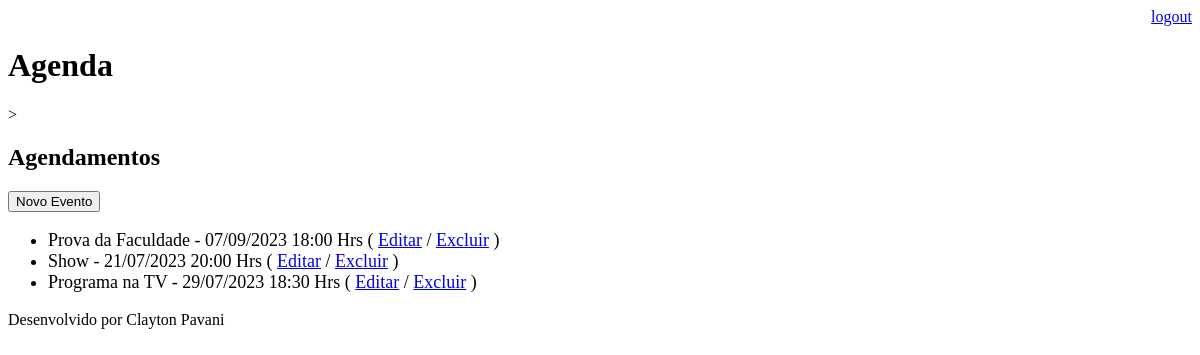
The page /agenda/ (signed in) on the database as committed earlier.
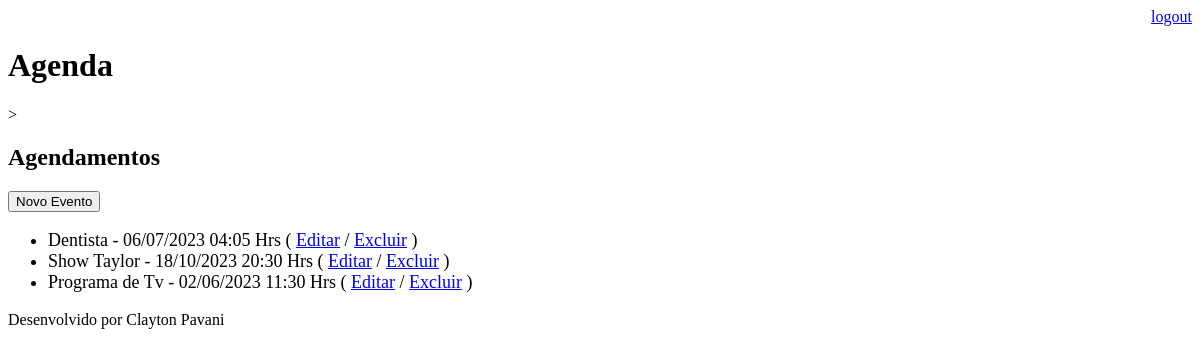
The same page on the database as committed later.
### core/models.py (models this page shows, shortened)
class evento(models.Model):
    titulo = models.CharField(max_length=100)
    descricao = models.TextField(blank=True, null=True)
    data_evento = models.DateTimeField(verbose_name='Data do Evento')
    data_criacao = models.DateTimeField(auto_now=True)
    usuario = models.ForeignKey(User, on_delete=models.CASCADE)
    class Meta:
        db_table = 'evento'
    def get_data_evento(self):
        return self.data_evento.strftime('%d/%m/%Y %H:%M Hrs')

### core/views.py (the view)
# urls.py: path('agenda/', views.lista_eventos),
@login_required(login_url='/login/')
def lista_eventos(request):
    usuario = request.user
    Evento = evento.objects.filter(usuario=usuario)
    dados = {'Eventos': Evento}
    return render(request, 'agenda.html', dados)

### templates/agenda.html
{% extends "model-page.html"  %}
{% block content %}
    <h2>Agendamentos</h2>
    <a href="eventu/">
        <button type="button">Novo Evento</button>
    </a>
    <ul style="font-size: 18px">
        {% for Evento in Eventos %}
            <li>
                {{ Evento.titulo }} - {{ Evento.get_data_evento}}
                ( <a href="/agenda/eventu/?id={{ Evento.id }} ">Editar</a>
                / <a href="/agenda/eventu/delete/{{ Evento.id }}/ ">Excluir</a> )
            </li>
        {% endfor %}
    </ul>
{% endblock %}

### templates/model-page.html
<!DOCTYPE html>
<html lang="en">
<head>
    {% include "model-header.html" %}
</head>
<body>
    {% block content  %} {% endblock %}
    {% include "model-footer.html" %}
</body>
</html>

### templates/model-header.html (shortened to what this page needs)
    <div align="right">
        <a href="/logout">logout</a>
    </div>
    <h1>Agenda</h1>>

### templates/model-footer.html
<p>Desenvolvido por Clayton Pavani</p>

Rows that differ between the two databases and show on the page:
removed evento: titulo "Prova da Faculdade", get_data_evento "07/09/2023 18:00 Hrs"
removed evento: titulo "Show", get_data_evento "21/07/2023 20:00 Hrs"
removed evento: titulo "Programa na TV", get_data_evento "29/07/2023 18:30 Hrs"
added evento: titulo "Dentista", get_data_evento "06/07/2023 04:05 Hrs"
added evento: titulo "Show Taylor", get_data_evento "18/10/2023 20:30 Hrs"
added evento: titulo "Programa de Tv", get_data_evento "02/06/2023 11:30 Hrs"
